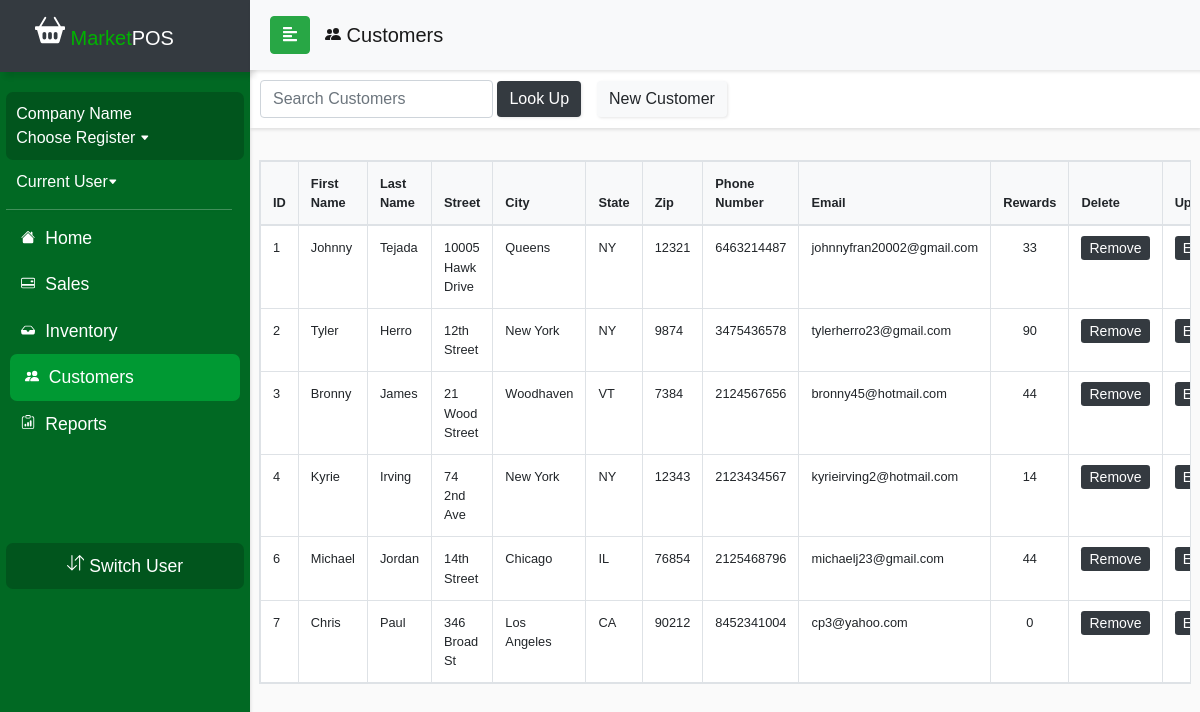
The app's page /currentDraft/customerview.php with its own data.
### tables this page shows
CREATE TABLE `customer_info` (
  `customer_id` int(11) NOT NULL,
  `email` varchar(50) NOT NULL,
  `password` varchar(60) NOT NULL,
  `first_name` varchar(50) NOT NULL,
  `last_name` varchar(50) NOT NULL,
  `phone_number` double NOT NULL,
  `rewards` float DEFAULT NULL,
  `street_address` varchar(50) NOT NULL,
  `city` varchar(50) NOT NULL,
  `state` varchar(2) NOT NULL,
  `zip_code` int(11) NOT NULL
);

### currentDraft/customerview.php (the view, shortened to what this page needs)
<?php
include_once('config.php');
$query = "SELECT * FROM customer_info";
$result = mysqli_query($conn, $query);
?>
<!DOCTYPE html>
<html>
<head>
  <link rel="stylesheet" href="css/bootstrap.min.css">
  <link rel="stylesheet" href="userStyle2.css">
  <link rel="stylesheet" href="css/jquery.mCustomScrollbar.min.css">
</head>
<body>
  <nav id="sidebar">
    <div class="sidebar-header bg-dark">
      <h1><span><a class="navbar-brand relative-top" href="indexDraft.php">
            <span style="color: #00b300"> Market</span>POS</a></h1>
    </div>
    <ul class="list-unstyled components">
      <li>
        <div id="usercard">
          <a href="" style="font-size: 1em;"><?php if (isset($_SESSION['company_name']) && !empty($_SESSION['company_name'])) {
                                                echo $_SESSION['company_name'];
                                              } else {
                                                echo 'Company Name';
                                              } ?></br>Choose Register <svg width=".6em" height=".6em" viewBox="0 0 16 16" class="bi bi-caret-down-fill" fill="currentColor" xmlns="http://www.w3.org/2000/svg">
              <path d="M7.247 11.14L2.451 5.658C1.885 5.013 2.345 4 3.204 4h9.592a1 1 0 0 1 .753 1.659l-4.796 5.48a1 1 0 0 1-1.506 0z" />
            </svg></a>
        </div>
      </li>
      <li>
        <a href="employeePinLogin.php" style="font-size: 1em;"><?php if (isset($_SESSION['emp_fname']) && !empty($_SESSION['emp_lname'])) {
                                                                  echo "" . $_SESSION['emp_fname'] . " " . $_SESSION['emp_lname'] . " ";
                                                                } else {
                                                                  echo "Current User";
                                                                } ?><svg width=".6em" height=".6em" viewBox="0 0 16 16" class="bi bi-caret-down-fill" fill="currentColor" xmlns="http://www.w3.org/2000/svg">
            <path d="M7.247 11.14L2.451 5.658C1.885 5.013 2.345 4 3.204 4h9.592a1 1 0 0 1 .753 1.659l-4.796 5.48a1 1 0 0 1-1.506 0z" />
          </svg></a>
      </li>
      <div class="justify-content-center" id="navline"></div>
      <li>
        <a href="accounthomeDraft.php">
          <span style="padding:5px;">
            </span> Home</a>
      </li>
      <li>
        <a href="salescontrolpanel.php">
          <span style="padding:5px;">
          </span> Sales</a>
      </li>
      <li>
        <a href="inventorycontrol.php">
          <span style="padding:5px;">
            </span> Inventory</a>
      </li>
      <li class="active">
        <a href="customercontrol.php">
          <span style="padding:5px;">
            </span> Customers</a>
      </li>
      <li>
        <a href="reportsControlPanel.php">
          <span style="padding:5px;">
            </span> Reports</a>
      </li>
      <li class="sidebar-footer">
        <div class="text-center" id="usercard">
          <a role="button" href="employeePinLogin.php"> Switch User</a>
        </div>
      </li>
    </ul>
  </nav>
  <div id="content">
    <nav class="navbar navbar-expand-lg navbar-light bg-light sticky-top" id="locnav">
      <div class="container-fluid">
        <button type="button" id="sidebarCollapse" class="btn btn-success">
          <i class="fas fa-align-left"></i>
        </button>
        <div class="collapse navbar-collapse" id="navbarSupportedContent">
          <ul class="nav navbar-nav mr-auto">
            <a class="navbar-brand" href="customerview.php"> Customers</a>
          </ul>
        </div>
      </div>
    </nav>
    <nav class="navbar navbar-light" id="salespanel">
      <form class="form-inline" method="post" action="customerview.php">
        <div class="nav-item" style="padding: 8px">
          <input class="form-control" name="customer" placeholder="Search Customers" aria-label="Search">
          <button class="btn btn-dark navbar-btn" name="submit-search"> Look Up</button>
        </div>
        <div class="nav-item mr-auto">
          <a class="btn navbar-btn btn-light" href="customerindex.php" role="button"> New Customer</a></div>
      </form>
    </nav>
    <div class="wrapper mt-3">
      <div class="row px-4 justify-content-center">
        <table class="table table-bordered table-hover mt-3 table-responsive" style="font-size:80%;">
          <thead class="bg-light">
          <tr>
              <th> ID </th>
              <th> First Name </th>
              <th> Last Name </th>
              <th> Street </th>
              <th> City</th>
              <th> State</th>
              <th> Zip </th>
              <th> Phone Number </th>
              <th> Email </th>
              <th> Rewards </th>
              <th> Delete </th>
              <th> Update </th>
            </tr>
          </thead>
          <tbody class="bg-white">
            <?php
            if (isset($_POST['submit-search'])) {
              $search = mysqli_real_escape_string($conn, $_POST['customer']);
              $sql = "SELECT * FROM customer_info WHERE first_name LIKE '%$search%' OR last_name LIKE '%$search%' OR phone_number LIKE '%$search%' OR email LIKE '%$search%'";
              $result = mysqli_query($conn, $sql);
              $queryResults = mysqli_num_rows($result);
              if ($queryResults > 0) {
                echo "<div class='row mt-3'>There are $queryResults results matching your search</div><br>";
                while ($row = mysqli_fetch_assoc($result)) {
                  echo "<tr><td>" . $row['customer_id'] . "</td><td>"
                    . $row['first_name'] . "</td><td>" . $row['last_name'] . "</td><td>" . $row['street_address'] . "</td><td>"
                    . $row['city'] . "</td><td>" . $row['state'] . "</td><td>" . $row['zip_code'] . "</td><td>" . $row['phone_number'] . "</td><td>"
                    . $row['email'] . "</td><td class='text-center'>"  . $row['rewards'] .
                    "</td><td><a class='btn-sm btn-dark' role='button' href='customerdelete.php?Del="
                    . $row['customer_id'] . "'>Remove</a></td><td><a class='btn-sm btn-dark' role='button' href='customeredit.php?Upd="
                    . $row['customer_id'] . "'>Select</a></td></tr>";
                }
              } else {
                echo "<div class='row mt-3'>There are no results matching your search</div>";
              }
            } else {
              while ($row = mysqli_fetch_assoc($result)) {
                echo "<tr><td>" . $row['customer_id'] . "</td><td>"
                  . $row['first_name'] . "</td><td>" . $row['last_name'] . "</td><td>" . $row['street_address'] . "</td><td>"
                  . $row['city'] . "</td><td>" . $row['state'] . "</td><td>" . $row['zip_code'] . "</td><td>" . $row['phone_number'] . "</td><td>"
                  . $row['email'] . "</td><td class='text-center'>"  . $row['rewards'] .
                  "</td><td><a class='btn-sm btn-dark' role='button' href='customerdelete.php?Del="
                  . $row['customer_id'] . "'>Remove</a></td><td><a class='btn-sm btn-dark' role='button' href='customeredit.php?Upd="
                  . $row['customer_id'] . "'>Edit</a></td></tr>";
              }
            }
            ?>
          </tbody>
        </table>
      </div>
    </div>
</body>
</html>

### currentDraft/userStyle2.css (style rules this page uses)
body { font-family: 'Poppins', sans-serif; background: #fafafa; overflow-y: scroll; overflow-x: hidden; }
a, a:hover, a:focus { color: inherit; text-decoration: none; transition: all 0.3s; }
#locnav { position: fixed; }
#salespanel { padding: 2px 2px; margin-top: 30px; margin-left: 0px; overflow-y: scroll; }
.navbar { width: 100%; padding: 5px 5px; background: #fff; border: none; border-radius: 0; box-shadow: 1px 2px 3px rgba(0, 0, 0, 0.1); }
.navbar-brand { padding: 15px; }
.nav-item { padding: 8px; }
.navbar-btn { box-shadow: 1px 1px 3px rgba(0, 0, 0, 0.1); outline: none !important; border: none; }
#navline { margin-top: 5px; margin-bottom: 5px; width: 95%; height: 1px; border-bottom: 1px solid white; opacity: 25%; box-shadow: 1px 1px 3px rgba(0, 0, 0, 0.1); }
#sidebar { width: 250px; position: fixed; top: 0; left: 0; height: 100vh; z-index: 999; background: #016923; color: #fff; transition: all 0.3s; box-shadow: 1px 2px 3px rgba(0, 0, 0, 0.1); }
#sidebar .sidebar-header { padding-left: 20px; height: 4.5em; box-shadow: 5px 5px 5px rgba(0, 0, 0, 0.1); }
#sidebar ul.components { padding: 20px 0; margin: auto; width: 95%; }
#sidebar ul li a { padding: 10px; font-size: 1.1em; display: block; }
#sidebar ul li.active > a, a[aria-expanded="true"] { color: #fff; background: #009933; margin: auto; width: 97%; border-radius: 7px; pointer-events: none; }
#usercard { background: #01551d; border-radius: 7px; }
#content { width: calc(100% - 250px); margin-top: 40px; min-height: 100vh; transition: all 0.3s; position: absolute; top: 0; right: 0; }

### records on screen
customer_info: customer_id "1", first_name "Johnny", last_name "Tejada", street_address "10005 Hawk Drive", city "Queens", state "NY", zip_code "12321", phone_number "6463214487", email "johnnyfran20002@gmail.com", rewards "33"
customer_info: customer_id "2", first_name "Tyler", last_name "Herro", street_address "12th Street", city "New York", state "NY", zip_code "9874", phone_number "3475436578", email "tylerherro23@gmail.com", rewards "90"
customer_info: customer_id "3", first_name "Bronny", last_name "James", street_address "21 Wood Street", city "Woodhaven", state "VT", zip_code "7384", phone_number "2124567656", email "bronny45@hotmail.com", rewards "44"
customer_info: customer_id "4", first_name "Kyrie", last_name "Irving", street_address "74 2nd Ave", city "New York", state "NY", zip_code "12343", phone_number "2123434567", email "kyrieirving2@hotmail.com", rewards "14"
customer_info: customer_id "6", first_name "Michael", last_name "Jordan", street_address "14th Street", city "Chicago", state "IL", zip_code "76854", phone_number "2125468796", email "michaelj23@gmail.com", rewards "44"
customer_info: customer_id "7", first_name "Chris", last_name "Paul", street_address "346 Broad St", city "Los Angeles", state "CA", zip_code "90212", phone_number "8452341004", email "cp3@yahoo.com", rewards "0"
